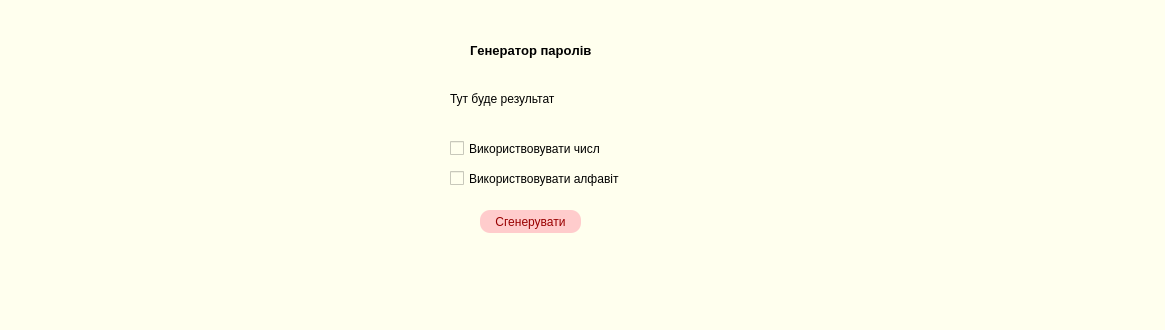
<?xml version="1.0" encoding="UTF-8"?>
<ui version="4.0">
 <class>MainWindow</class>
 <widget class="QMainWindow" name="MainWindow">
  <property name="geometry">
   <rect>
    <x>0</x>
    <y>0</y>
    <width>1165</width>
    <height>330</height>
   </rect>
  </property>
  <property name="font">
   <font>
    <family>Segoe UI Historic</family>
    <pointsize>10</pointsize>
   </font>
  </property>
  <property name="windowTitle">
   <string>MainWindow</string>
  </property>
  <property name="styleSheet">
   <string notr="true">background-color : #ffe</string>
  </property>
  <widget class="QWidget" name="centralwidget">
   <widget class="QLabel" name="title">
    <property name="geometry">
     <rect>
      <x>470</x>
      <y>30</y>
      <width>141</width>
      <height>41</height>
     </rect>
    </property>
    <property name="font">
     <font>
      <pointsize>10</pointsize>
      <weight>75</weight>
      <italic>false</italic>
      <bold>true</bold>
      <underline>false</underline>
      <strikeout>false</strikeout>
      <kerning>false</kerning>
     </font>
    </property>
    <property name="styleSheet">
     <string notr="true">text-align: centre;</string>
    </property>
    <property name="text">
     <string>Генератор паролів</string>
    </property>
   </widget>
   <widget class="QLabel" name="result">
    <property name="geometry">
     <rect>
      <x>450</x>
      <y>90</y>
      <width>112</width>
      <height>17</height>
     </rect>
    </property>
    <property name="styleSheet">
     <string notr="true"/>
    </property>
    <property name="text">
     <string>Тут буде результат</string>
    </property>
   </widget>
   <widget class="QPushButton" name="btn_generet">
    <property name="geometry">
     <rect>
      <x>480</x>
      <y>210</y>
      <width>101</width>
      <height>23</height>
     </rect>
    </property>
    <property name="styleSheet">
     <string notr="true">color: #990000 ;
background-color : #ffcccc;
border-radius: 10px</string>
    </property>
    <property name="text">
     <string>Сгенерувати</string>
    </property>
   </widget>
   <widget class="QCheckBox" name="cb_numbers">
    <property name="geometry">
     <rect>
      <x>450</x>
      <y>140</y>
      <width>151</width>
      <height>17</height>
     </rect>
    </property>
    <property name="text">
     <string>Використвовувати числа</string>
    </property>
   </widget>
   <widget class="QCheckBox" name="cb_aphavit">
    <property name="geometry">
     <rect>
      <x>450</x>
      <y>170</y>
      <width>171</width>
      <height>17</height>
     </rect>
    </property>
    <property name="styleSheet">
     <string notr="true"/>
    </property>
    <property name="text">
     <string>Використвовувати алфавіт</string>
    </property>
   </widget>
  </widget>
  <widget class="QMenuBar" name="menubar">
   <property name="geometry">
    <rect>
     <x>0</x>
     <y>0</y>
     <width>1165</width>
     <height>21</height>
    </rect>
   </property>
  </widget>
  <widget class="QStatusBar" name="statusbar">
   <property name="font">
    <font>
     <weight>75</weight>
     <bold>true</bold>
    </font>
   </property>
  </widget>
 </widget>
 <resources/>
 <connections/>
</ui>
